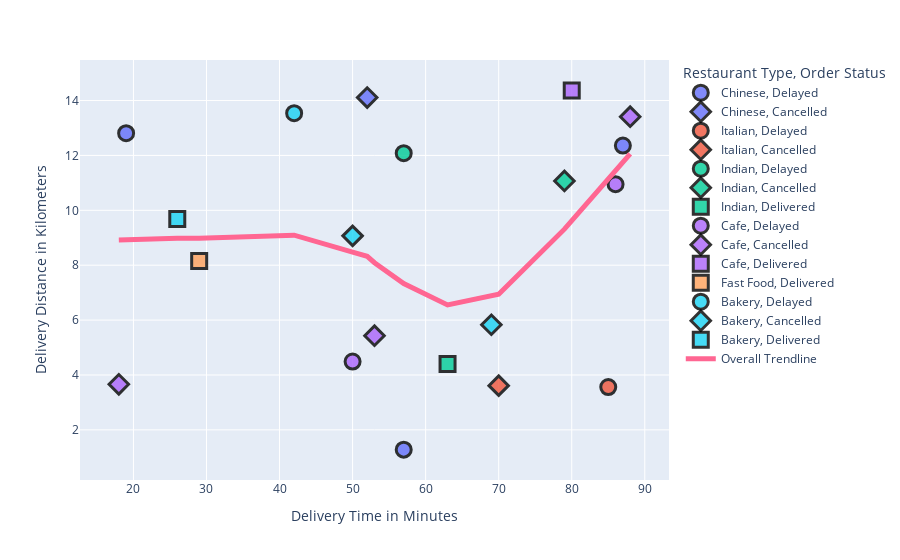

This figure's notebook cell:
### Code cell
# Using everything we learned above, we can customize the colors, size, shape, outline, and more in a dataset.
# Now, in the real world, you would customize these colors to match your dataset for biological relevance.

fig2 = px.scatter(dfdo20, x="delivery_time_minutes", y="delivery_distance_km", symbol="order_status", color="restaurant_type", 
                  trendline="lowess", trendline_scope="overall",
                  labels=dict(delivery_time_minutes="Delivery Time in Minutes", delivery_distance_km="Delivery Distance in Kilometers", 
            restaurant_type="Restaurant Type", order_status="Order Status"))

fig2.update_traces(marker=dict(size=15, opacity=0.8, line=dict(width=3,
                                        color='Black')), line=dict(width=5))

fig2.show()

### Figure 1 — Plotly figure (JSON) as saved in the notebook; plotly's stock layout.template omitted (floating-point values rounded to 4 significant figures)
{"data": [{"hovertemplate": "Restaurant Type=Chinese<br>Order Status=Delayed<br>Delivery Time in Minutes=%{x}<br>Delivery Distance in Kilometers=%{y}<extra></extra>", "legendgroup": "Chinese, Delayed", "line": {"width": 5}, "marker": {"color": "#636efa", "line": {"color": "Black", "width": 3}, "opacity": 0.8, "size": 15, "symbol": "circle"}, "mode": "markers", "name": "Chinese, Delayed", "orientation": "v", "showlegend": true, "type": "scatter", "x": [57, 87, 19], "xaxis": "x", "y": [1.28, 12.36, 12.81], "yaxis": "y"}, {"hovertemplate": "Restaurant Type=Chinese<br>Order Status=Cancelled<br>Delivery Time in Minutes=%{x}<br>Delivery Distance in Kilometers=%{y}<extra></extra>", "legendgroup": "Chinese, Cancelled", "line": {"width": 5}, "marker": {"color": "#636efa", "line": {"color": "Black", "width": 3}, "opacity": 0.8, "size": 15, "symbol": "diamond"}, "mode": "markers", "name": "Chinese, Cancelled", "orientation": "v", "showlegend": true, "type": "scatter", "x": [52], "xaxis": "x", "y": [14.11], "yaxis": "y"}, {"hovertemplate": "Restaurant Type=Italian<br>Order Status=Delayed<br>Delivery Time in Minutes=%{x}<br>Delivery Distance in Kilometers=%{y}<extra></extra>", "legendgroup": "Italian, Delayed", "line": {"width": 5}, "marker": {"color": "#EF553B", "line": {"color": "Black", "width": 3}, "opacity": 0.8, "size": 15, "symbol": "circle"}, "mode": "markers", "name": "Italian, Delayed", "orientation": "v", "showlegend": true, "type": "scatter", "x": [85], "xaxis": "x", "y": [3.56], "yaxis": "y"}, {"hovertemplate": "Restaurant Type=Italian<br>Order Status=Cancelled<br>Delivery Time in Minutes=%{x}<br>Delivery Distance in Kilometers=%{y}<extra></extra>", "legendgroup": "Italian, Cancelled", "line": {"width": 5}, "marker": {"color": "#EF553B", "line": {"color": "Black", "width": 3}, "opacity": 0.8, "size": 15, "symbol": "diamond"}, "mode": "markers", "name": "Italian, Cancelled", "orientation": "v", "showlegend": true, "type": "scatter", "x": [70], "xaxis": "x", "y": [3.61], "yaxis": "y"}, {"hovertemplate": "Restaurant Type=Indian<br>Order Status=Delayed<br>Delivery Time in Minutes=%{x}<br>Delivery Distance in Kilometers=%{y}<extra></extra>", "legendgroup": "Indian, Delayed", "line": {"width": 5}, "marker": {"color": "#00cc96", "line": {"color": "Black", "width": 3}, "opacity": 0.8, "size": 15, "symbol": "circle"}, "mode": "markers", "name": "Indian, Delayed", "orientation": "v", "showlegend": true, "type": "scatter", "x": [57], "xaxis": "x", "y": [12.08], "yaxis": "y"}, {"hovertemplate": "Restaurant Type=Indian<br>Order Status=Cancelled<br>Delivery Time in Minutes=%{x}<br>Delivery Distance in Kilometers=%{y}<extra></extra>", "legendgroup": "Indian, Cancelled", "line": {"width": 5}, "marker": {"color": "#00cc96", "line": {"color": "Black", "width": 3}, "opacity": 0.8, "size": 15, "symbol": "diamond"}, "mode": "markers", "name": "Indian, Cancelled", "orientation": "v", "showlegend": true, "type": "scatter", "x": [79], "xaxis": "x", "y": [11.07], "yaxis": "y"}, {"hovertemplate": "Restaurant Type=Indian<br>Order Status=Delivered<br>Delivery Time in Minutes=%{x}<br>Delivery Distance in Kilometers=%{y}<extra></extra>", "legendgroup": "Indian, Delivered", "line": {"width": 5}, "marker": {"color": "#00cc96", "line": {"color": "Black", "width": 3}, "opacity": 0.8, "size": 15, "symbol": "square"}, "mode": "markers", "name": "Indian, Delivered", "orientation": "v", "showlegend": true, "type": "scatter", "x": [63], "xaxis": "x", "y": [4.4], "yaxis": "y"}, {"hovertemplate": "Restaurant Type=Cafe<br>Order Status=Delayed<br>Delivery Time in Minutes=%{x}<br>Delivery Distance in Kilometers=%{y}<extra></extra>", "legendgroup": "Cafe, Delayed", "line": {"width": 5}, "marker": {"color": "#ab63fa", "line": {"color": "Black", "width": 3}, "opacity": 0.8, "size": 15, "symbol": "circle"}, "mode": "markers", "name": "Cafe, Delayed", "orientation": "v", "showlegend": true, "type": "scatter", "x": [86, 50], "xaxis": "x", "y": [10.95, 4.49], "yaxis": "y"}, {"hovertemplate": "Restaurant Type=Cafe<br>Order Status=Cancelled<br>Delivery Time in Minutes=%{x}<br>Delivery Distance in Kilometers=%{y}<extra></extra>", "legendgroup": "Cafe, Cancelled", "line": {"width": 5}, "marker": {"color": "#ab63fa", "line": {"color": "Black", "width": 3}, "opacity": 0.8, "size": 15, "symbol": "diamond"}, "mode": "markers", "name": "Cafe, Cancelled", "orientation": "v", "showlegend": true, "type": "scatter", "x": [18, 88, 53], "xaxis": "x", "y": [3.66, 13.41, 5.43], "yaxis": "y"}, {"hovertemplate": "Restaurant Type=Cafe<br>Order Status=Delivered<br>Delivery Time in Minutes=%{x}<br>Delivery Distance in Kilometers=%{y}<extra></extra>", "legendgroup": "Cafe, Delivered", "line": {"width": 5}, "marker": {"color": "#ab63fa", "line": {"color": "Black", "width": 3}, "opacity": 0.8, "size": 15, "symbol": "square"}, "mode": "markers", "name": "Cafe, Delivered", "orientation": "v", "showlegend": true, "type": "scatter", "x": [80], "xaxis": "x", "y": [14.37], "yaxis": "y"}, {"hovertemplate": "Restaurant Type=Fast Food<br>Order Status=Delivered<br>Delivery Time in Minutes=%{x}<br>Delivery Distance in Kilometers=%{y}<extra></extra>", "legendgroup": "Fast Food, Delivered", "line": {"width": 5}, "marker": {"color": "#FFA15A", "line": {"color": "Black", "width": 3}, "opacity": 0.8, "size": 15, "symbol": "square"}, "mode": "markers", "name": "Fast Food, Delivered", "orientation": "v", "showlegend": true, "type": "scatter", "x": [29], "xaxis": "x", "y": [8.15], "yaxis": "y"}, {"hovertemplate": "Restaurant Type=Bakery<br>Order Status=Delayed<br>Delivery Time in Minutes=%{x}<br>Delivery Distance in Kilometers=%{y}<extra></extra>", "legendgroup": "Bakery, Delayed", "line": {"width": 5}, "marker": {"color": "#19d3f3", "line": {"color": "Black", "width": 3}, "opacity": 0.8, "size": 15, "symbol": "circle"}, "mode": "markers", "name": "Bakery, Delayed", "orientation": "v", "showlegend": true, "type": "scatter", "x": [42], "xaxis": "x", "y": [13.54], "yaxis": "y"}, {"hovertemplate": "Restaurant Type=Bakery<br>Order Status=Cancelled<br>Delivery Time in Minutes=%{x}<br>Delivery Distance in Kilometers=%{y}<extra></extra>", "legendgroup": "Bakery, Cancelled", "line": {"width": 5}, "marker": {"color": "#19d3f3", "line": {"color": "Black", "width": 3}, "opacity": 0.8, "size": 15, "symbol": "diamond"}, "mode": "markers", "name": "Bakery, Cancelled", "orientation": "v", "showlegend": true, "type": "scatter", "x": [50, 69], "xaxis": "x", "y": [9.07, 5.83], "yaxis": "y"}, {"hovertemplate": "Restaurant Type=Bakery<br>Order Status=Delivered<br>Delivery Time in Minutes=%{x}<br>Delivery Distance in Kilometers=%{y}<extra></extra>", "legendgroup": "Bakery, Delivered", "line": {"width": 5}, "marker": {"color": "#19d3f3", "line": {"color": "Black", "width": 3}, "opacity": 0.8, "size": 15, "symbol": "square"}, "mode": "markers", "name": "Bakery, Delivered", "orientation": "v", "showlegend": true, "type": "scatter", "x": [26], "xaxis": "x", "y": [9.68], "yaxis": "y"}, {"hovertemplate": "<b>LOWESS trendline</b><br><br>Delivery Time in Minutes=%{x}<br>Delivery Distance in Kilometers=%{y} <b>(trend)</b><extra></extra>", "legendgroup": "Overall Trendline", "line": {"color": "#FF6692", "width": 5}, "marker": {"line": {"color": "Black", "width": 3}, "opacity": 0.8, "size": 15}, "mode": "lines", "name": "Overall Trendline", "showlegend": true, "type": "scatter", "x": [18, 19, 26, 29, 42, 50, 50, 52, 53, 57, 57, 63, 69, 70, 79, 80, 85, 86, 87, 88], "xaxis": "x", "y": [8.915, 8.928, 8.98, 8.985, 9.092, 8.475, 8.475, 8.323, 8.092, 7.333, 7.333, 6.552, 6.911, 6.941, 9.313, 9.615, 11.15, 11.45, 11.75, 12.05], "yaxis": "y"}], "layout": {"legend": {"title": {"text": "Restaurant Type, Order Status"}, "tracegroupgap": 0}, "margin": {"t": 60}, "xaxis": {"anchor": "y", "domain": [0, 1], "title": {"text": "Delivery Time in Minutes"}}, "yaxis": {"anchor": "x", "domain": [0, 1], "title": {"text": "Delivery Distance in Kilometers"}}}}
